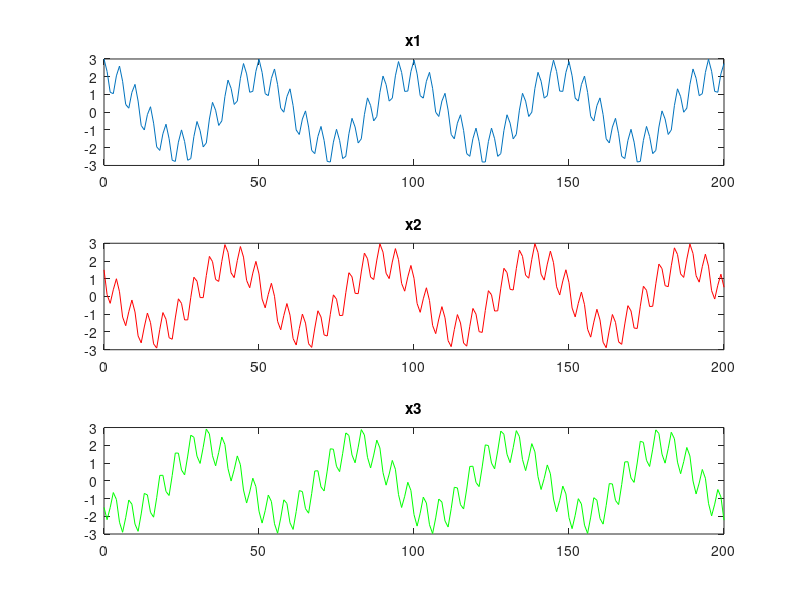

This figure's MATLAB source: (Note: this script raises an error after producing the figure.)

clear all;  close all;

addpath(genpath(pwd))

%%  Dictionary Parameters

Pmax            = 50; %The largest period spanned by the NPDs
Dictionary_pool = {'Ramanujan','NaturalBasis','random' };%Type of the dictionary
Dictionary_type = Dictionary_pool{1};


%%  generate signal

t = 0:1:200;
x1c = 2*cos(2*pi*(1/49)*t);

x1m = cos(2*pi*(1/5)*t);

x1 = x1c + x1m;

x2c = 2*cos(2*pi*(1/49)*t + pi/3);

x2m = cos(2*pi*(1/5)*t+ pi/3);

x2 = x2c + x2m;

x3c = 2*cos(2*pi*(1/49)*t + 2*pi/3);

x3m = cos(2*pi*(1/5)*t+ 2*pi/3);

x3 = x3c + x3m;

data_matrix = [x1' x2' x3'];

% Create figure with 3 subplots
figure
subplot(3,1,1)
plot(t, x1)
title('x1')
subplot(3,1,2)
plot(t, x2, 'r')
title('x2')
subplot(3,1,3)
plot(t, x3,'g')
title('x3')



%% LAPIS

opts.Dictionary_type = Dictionary_type;
opts.Pmax            = Pmax;
opts.lambda_1        = 0.1;
opts.lambda_2        = 0.1;
opts.lambda_3        = 1;
opts.rho             = 1e-3;
opts.visual          = 1;
opts.max_iter        = 100;

[Factor,detected_periods,running_time] = LAPIS(data_matrix,opts);

disp(detected_periods)



